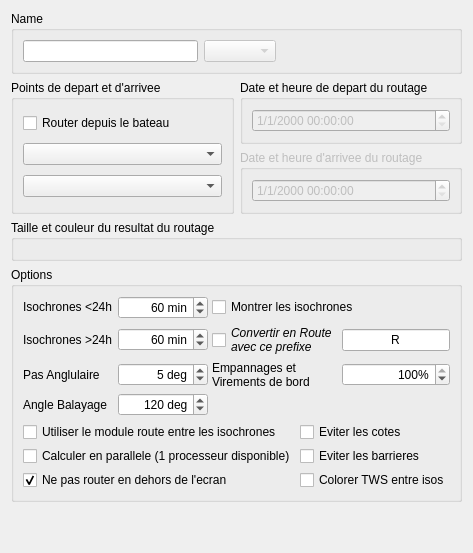
         <widget class="QWidget" name="generalTab">
          <attribute name="title">
           <string>Parametres Generaux</string>
          </attribute>
          <layout class="QVBoxLayout" name="verticalLayout_9">
           <item>
            <widget class="QGroupBox" name="groupBox">
             <property name="title">
              <string>Name</string>
             </property>
             <layout class="QHBoxLayout" name="horizontalLayout">
              <item>
               <widget class="QLineEdit" name="editName"/>
              </item>
              <item>
               <widget class="QComboBox" name="editBoat">
                <property name="enabled">
                 <bool>false</bool>
                </property>
                <property name="sizeAdjustPolicy">
                 <enum>QComboBox::AdjustToContents</enum>
                </property>
               </widget>
              </item>
              <item>
               <spacer name="horizontalSpacer_9">
                <property name="orientation">
                 <enum>Qt::Horizontal</enum>
                </property>
                <property name="sizeHint" stdset="0">
                 <size>
                  <width>40</width>
                  <height>20</height>
                 </size>
                </property>
               </spacer>
              </item>
             </layout>
            </widget>
           </item>
           <item>
            <layout class="QHBoxLayout" name="horizontalLayout_2">
             <item>
              <layout class="QVBoxLayout" name="verticalLayout_7">
               <item>
                <widget class="QGroupBox" name="groupBox_2">
                 <property name="title">
                  <string>Points de depart et d'arrivee</string>
                 </property>
                 <layout class="QVBoxLayout" name="verticalLayout_3">
                  <item>
                   <widget class="QCheckBox" name="startFromBoat">
                    <property name="text">
                     <string>Router depuis le bateau</string>
                    </property>
                   </widget>
                  </item>
                  <item>
                   <widget class="QComboBox" name="fromPOI"/>
                  </item>
                  <item>
                   <widget class="QComboBox" name="toPOI"/>
                  </item>
                 </layout>
                </widget>
               </item>
              </layout>
             </item>
             <item>
              <layout class="QVBoxLayout" name="verticalLayout_6">
               <item>
                <widget class="QGroupBox" name="groupBox_4">
                 <property name="title">
                  <string>Date et heure de depart du routage</string>
                 </property>
                 <layout class="QVBoxLayout" name="verticalLayout_4">
                  <item>
                   <widget class="QDateTimeEdit" name="editDateBox">
                    <property name="enabled">
                     <bool>false</bool>
                    </property>
                    <property name="displayFormat">
                     <string>M/d/yyyy hh:mm:ss</string>
                    </property>
                    <property name="timeSpec">
                     <enum>Qt::UTC</enum>
                    </property>
                   </widget>
                  </item>
                 </layout>
                </widget>
               </item>
               <item>
                <widget class="QGroupBox" name="groupBox_eta">
                 <property name="enabled">
                  <bool>false</bool>
                 </property>
                 <property name="title">
                  <string>Date et heure d'arrivee du routage</string>
                 </property>
                 <layout class="QVBoxLayout" name="verticalLayout_5">
                  <item>
                   <widget class="QDateTimeEdit" name="editDateBox_2">
                    <property name="enabled">
                     <bool>false</bool>
                    </property>
                    <property name="displayFormat">
                     <string>M/d/yyyy hh:mm:ss</string>
                    </property>
                    <property name="timeSpec">
                     <enum>Qt::UTC</enum>
                    </property>
                   </widget>
                  </item>
                 </layout>
                </widget>
               </item>
              </layout>
             </item>
            </layout>
           </item>
           <item>
            <widget class="QGroupBox" name="colorBox">
             <property name="title">
              <string>Taille et couleur du resultat du routage</string>
             </property>
             <layout class="QVBoxLayout" name="verticalLayout_2"/>
            </widget>
           </item>
           <item>
            <widget class="QGroupBox" name="groupBox_5">
             <property name="sizePolicy">
              <sizepolicy hsizetype="Preferred" vsizetype="Expanding">
               <horstretch>0</horstretch>
               <verstretch>0</verstretch>
              </sizepolicy>
             </property>
             <property name="title">
              <string>Options</string>
             </property>
             <layout class="QVBoxLayout" name="verticalLayout_8">
              <item>
               <layout class="QGridLayout" name="gridLayout">
                <property name="spacing">
                 <number>4</number>
                </property>
                <item row="3" column="1">
                 <widget class="QDoubleSpinBox" name="step">
                  <property name="alignment">
                   <set>Qt::AlignRight|Qt::AlignTrailing|Qt::AlignVCenter</set>
                  </property>
                  <property name="suffix">
                   <string> deg</string>
                  </property>
                  <property name="decimals">
                   <number>0</number>
                  </property>
                  <property name="minimum">
                   <double>3.000000000000000</double>
                  </property>
                  <property name="maximum">
                   <double>30.000000000000000</double>
                  </property>
                  <property name="singleStep">
                   <double>1.000000000000000</double>
                  </property>
                  <property name="value">
                   <double>5.000000000000000</double>
                  </property>
                 </widget>
                </item>
                <item row="4" column="1">
                 <widget class="QSpinBox" name="range">
                  <property name="alignment">
                   <set>Qt::AlignRight|Qt::AlignTrailing|Qt::AlignVCenter</set>
                  </property>
                  <property name="suffix">
                   <string extracomment="deg"> deg</string>
                  </property>
                  <property name="prefix">
                   <string/>
                  </property>
                  <property name="minimum">
                   <number>100</number>
                  </property>
                  <property name="maximum">
                   <number>180</number>
                  </property>
                  <property name="singleStep">
                   <number>10</number>
                  </property>
                  <property name="value">
                   <number>120</number>
                  </property>
                 </widget>
                </item>
                <item row="3" column="2">
                 <widget class="QLabel" name="labelTackGybe">
                  <property name="font">
                   <font>
                    <weight>50</weight>
                    <bold>false</bold>
                   </font>
                  </property>
                  <property name="text">
                   <string>Empannages et
Virements de bord</string>
                  </property>
                 </widget>
                </item>
                <item row="2" column="2">
                 <widget class="QCheckBox" name="convRoute">
                  <property name="font">
                   <font>
                    <weight>50</weight>
                    <italic>true</italic>
                    <bold>false</bold>
                   </font>
                  </property>
                  <property name="text">
                   <string>Convertir en Route
avec ce prefixe</string>
                  </property>
                 </widget>
                </item>
                <item row="2" column="0">
                 <widget class="QLabel" name="label">
                  <property name="text">
                   <string>Isochrones &gt;24h</string>
                  </property>
                 </widget>
                </item>
                <item row="4" column="0">
                 <widget class="QLabel" name="label_3">
                  <property name="text">
                   <string>Angle Balayage</string>
                  </property>
                 </widget>
                </item>
                <item row="0" column="1">
                 <widget class="QSpinBox" name="dureeLess24">
                  <property name="toolTip">
                   <string>Cette valeur est egalement utilisee en approche de l'arrivee</string>
                  </property>
                  <property name="alignment">
                   <set>Qt::AlignRight|Qt::AlignTrailing|Qt::AlignVCenter</set>
                  </property>
                  <property name="suffix">
                   <string extracomment="min"> min</string>
                  </property>
                  <property name="prefix">
                   <string/>
                  </property>
                  <property name="minimum">
                   <number>5</number>
                  </property>
                  <property name="maximum">
                   <number>600</number>
                  </property>
                  <property name="singleStep">
                   <number>5</number>
                  </property>
                  <property name="value">
                   <number>60</number>
                  </property>
                 </widget>
                </item>
                <item row="0" column="0">
                 <widget class="QLabel" name="label_11">
                  <property name="text">
                   <string>Isochrones &lt;24h</string>
                  </property>
                 </widget>
                </item>
                <item row="3" column="0">
                 <widget class="QLabel" name="label_2">
                  <property name="text">
                   <string>Pas Anglulaire</string>
                  </property>
                 </widget>
                </item>
                <item row="2" column="1">
                 <widget class="QSpinBox" name="dureeMore24">
                  <property name="alignment">
                   <set>Qt::AlignRight|Qt::AlignTrailing|Qt::AlignVCenter</set>
                  </property>
                  <property name="suffix">
                   <string extracomment="min"> min</string>
                  </property>
                  <property name="prefix">
                   <string/>
                  </property>
                  <property name="minimum">
                   <number>5</number>
                  </property>
                  <property name="maximum">
                   <number>600</number>
                  </property>
                  <property name="singleStep">
                   <number>5</number>
                  </property>
                  <property name="value">
                   <number>60</number>
                  </property>
                 </widget>
                </item>
                <item row="0" column="2" colspan="2">
                 <widget class="QCheckBox" name="showIso">
                  <property name="text">
                   <string>Montrer les isochrones</string>
                  </property>
                 </widget>
                </item>
                <item row="3" column="3">
                 <widget class="QSpinBox" name="speedLossOnTack">
                  <property name="toolTip">
                   <string>Pourcentage de la polaire a appliquer pendant une vacation</string>
                  </property>
                  <property name="alignment">
                   <set>Qt::AlignRight|Qt::AlignTrailing|Qt::AlignVCenter</set>
                  </property>
                  <property name="suffix">
                   <string>%</string>
                  </property>
                  <property name="minimum">
                   <number>1</number>
                  </property>
                  <property name="maximum">
                   <number>100</number>
                  </property>
                  <property name="singleStep">
                   <number>10</number>
                  </property>
                  <property name="value">
                   <number>100</number>
                  </property>
                 </widget>
                </item>
                <item row="2" column="3">
                 <layout class="QHBoxLayout" name="horizontalLayout_5">
                  <item>
                   <widget class="QLineEdit" name="poiPrefix">
                    <property name="sizePolicy">
                     <sizepolicy hsizetype="Minimum" vsizetype="Fixed">
                      <horstretch>0</horstretch>
                      <verstretch>0</verstretch>
                     </sizepolicy>
                    </property>
                    <property name="inputMask">
                     <string>A</string>
                    </property>
                    <property name="text">
                     <string>R</string>
                    </property>
                    <property name="maxLength">
                     <number>1</number>
                    </property>
                    <property name="alignment">
                     <set>Qt::AlignCenter</set>
                    </property>
                   </widget>
                  </item>
                 </layout>
                </item>
               </layout>
              </item>
              <item>
               <layout class="QGridLayout" name="gridLayout_2">
                <property name="spacing">
                 <number>4</number>
                </property>
                <item row="1" column="0">
                 <widget class="QCheckBox" name="multi">
                  <property name="text">
                   <string>Calculer en parallele (1 processeur disponible)</string>
                  </property>
                 </widget>
                </item>
                <item row="0" column="1">
                 <widget class="QCheckBox" name="checkCoast">
                  <property name="text">
                   <string>Eviter les cotes</string>
                  </property>
                 </widget>
                </item>
                <item row="0" column="0">
                 <widget class="QCheckBox" name="useVac">
                  <property name="layoutDirection">
                   <enum>Qt::LeftToRight</enum>
                  </property>
                  <property name="text">
                   <string>Utiliser le module route entre les isochrones</string>
                  </property>
                 </widget>
                </item>
                <item row="2" column="0">
                 <widget class="QCheckBox" name="visibleOnly">
                  <property name="text">
                   <string>Ne pas router en dehors de l'ecran</string>
                  </property>
                  <property name="checked">
                   <bool>true</bool>
                  </property>
                 </widget>
                </item>
                <item row="1" column="1">
                 <widget class="QCheckBox" name="checkLines">
                  <property name="text">
                   <string>Eviter les barrieres</string>
                  </property>
                 </widget>
                </item>
                <item row="2" column="1">
                 <widget class="QCheckBox" name="colorIso">
                  <property name="statusTip">
                   <string/>
                  </property>
                  <property name="text">
                   <string>Colorer TWS entre isos</string>
                  </property>
                 </widget>
                </item>
               </layout>
              </item>
             </layout>
            </widget>
           </item>
           <item>
            <spacer name="verticalSpacer_3">
             <property name="orientation">
              <enum>Qt::Vertical</enum>
             </property>
             <property name="sizeHint" stdset="0">
              <size>
               <width>20</width>
               <height>40</height>
              </size>
             </property>
            </spacer>
           </item>
          </layout>
         </widget>
